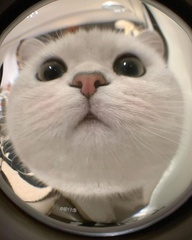
#> input picture Praktikum 03 dan 04/img/kucing.jpg, 192 x 240 px, shrunk from 1440 x 1800 before the run, found by its file name
$ python praktikum-04.py
#> lines starting #> are read from the running program, lines starting #| are printed output that depends on the picture; after the words box and inside, x2 and y2 are one past the last pixel; in counts of white or black regions, pixels touching at a corner belong together
import cv2
import numpy as np
import matplotlib.pyplot as plt

# Membaca data Image
images = [
    "Praktikum 03 dan 04/img/kucing.jpg",
    "Praktikum 03 dan 04/img/gradient.png",
    "Praktikum 03 dan 04/img/Penguins.jpg",
    "Praktikum 03 dan 04/img/arizona.jpg",
    "Praktikum 03 dan 04/img/Tulips.jpg",
    "Praktikum 03 dan 04/img/Koala.jpg",
]

# Set up the subplot grid
rows = len(images)
cols = 4

# ==============================
# Kuantisasi Level 2
# ==============================
# Create a subplot for each image
fig, axes = plt.subplots(rows, 2, figsize=(15, 5 * rows))

# Loop through each image
for i, imgFilename in enumerate(images):
    # Membaca data Image
    img = cv2.imread(imgFilename)
#> img is the input picture: shape (240, 192, 3); mean B, G, R 125.3, 139, 151.6

    height, width = img.shape[0], img.shape[1]
#> height = 240; width = 192
    newImg = np.zeros((height, width, 3), np.uint8)

    # The quantification level is 2
    for x in range(height):
        for y in range(width):
            for k in range(3):  # Correspondence BGR Three channels
                if img[x, y][k] < 128:
                    gray = 0
                else:
                    gray = 129
                newImg[x, y][k] = np.uint8(gray)
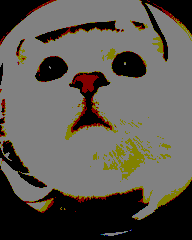
#> newImg: shape (240, 192, 3); mean of channels 0, 1, 2 82.4, 89.1, 92.8; drawn as B, G, R

    titles = [
        "Original Image",
        "Kuantisasi L2",
    ]

    quantizedImg = [img, newImg]

    for j in range(len(titles)):
        axes[i, j].imshow(cv2.cvtColor(quantizedImg[j], cv2.COLOR_BGR2RGB))
        axes[i, j].set_title(f"{titles[j]}")
        axes[i, j].axis("off")
#> pass 2 of the loop `for i, imgFilename in enumerate(images):`:
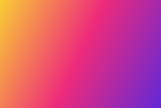
#> input picture Praktikum 03 dan 04/img/gradient.png, 161 x 108 px, shrunk from 1210 x 812 before the run, found by its file name
#> img is the input picture: shape (108, 161, 3); mean B, G, R 127.1, 73.9, 212.6
#> pass 3 of the loop `for i, imgFilename in enumerate(images):`:
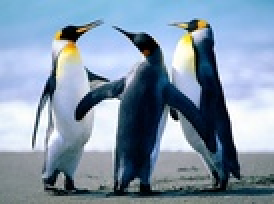
#> input picture Praktikum 03 dan 04/img/Penguins.jpg, 137 x 102 px, shrunk from 1024 x 768 before the run, found by its file name (shown 2 times larger)
#> img is the input picture: shape (102, 137, 3); mean B, G, R 168, 148.1, 128.2
#> the loop made 6 passes; the first 3 are shown

# Show the plot
plt.tight_layout()
plt.show()
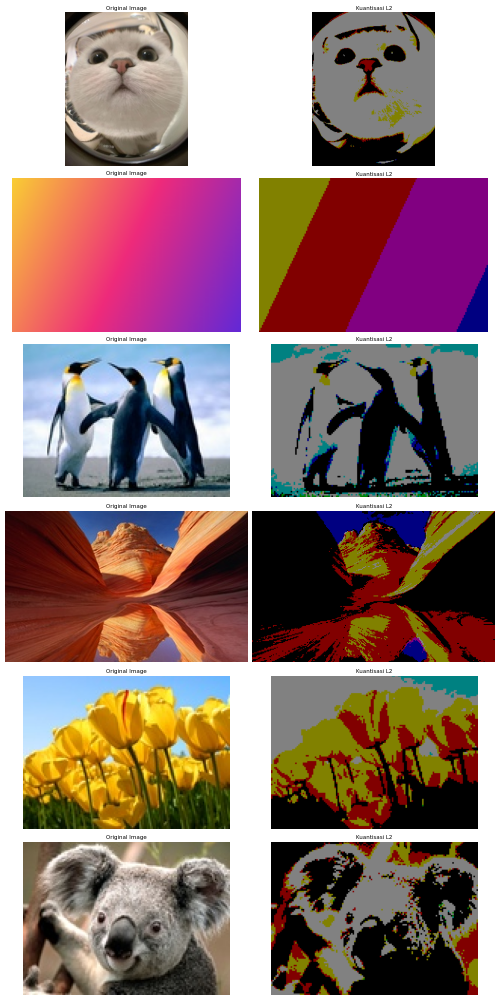
#> figure drawn by matplotlib, 12 panels

# ==============================
# Kuantisasi Citra Gray Level 1, 2, 3 dan 4
# ==============================
fig, axes = plt.subplots(rows, 6, figsize=(15, 5 * rows))

for i, imgFilename in enumerate(images):
    # Membaca data Image
    oriImg = cv2.imread(imgFilename)

    # Display the original image
    axes[i, 0].imshow(cv2.cvtColor(oriImg, cv2.COLOR_BGR2RGB))
    axes[i, 0].set_title("Original Image")
    axes[i, 0].axis("off")

    # Membaca data Image
    img = cv2.imread(imgFilename, 0)
#> img: shape (240, 192); min 0, max 255, mean 141.2

    imgGray = 128 * np.floor(img / 128)
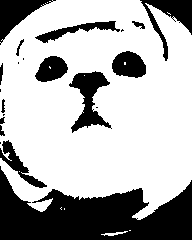
#> imgGray: shape (240, 192) float64; values 0 (black) and 128 (white), 69.5% white; 21 black regions (7 under 20 px), largest, box (x1, y1, x2, y2) and area: (0, 166, 192, 240) 8200, (69, 71, 112, 133) 1172, (140, 0, 192, 61) 1020
    gray1 = imgGray
    imgGray = 64 * np.floor(img / 64)
    gray2 = np.uint8(imgGray)
    imgGray = 32 * np.floor(img / 32)
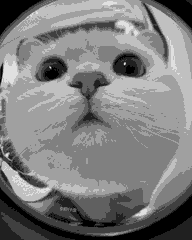
#> imgGray: shape (240, 192) float64; min 0, max 224, mean 125.5
    gray3 = np.uint8(imgGray)
    imgGray = 16 * np.floor(img / 16)
    gray4 = np.uint8(imgGray)

    # Show the image
    titles = [
        "Grayscale Image",
        "Kuantisasi Gray L1",
        "Kuantisasi Gray L2",
        "Kuantisasi Gray L3",
        "Kuantisasi Gray L4",
    ]

    quantizedImg = [img, gray1, gray2, gray3, gray4]

    for j in range(len(titles)):
        axes[i, j + 1].imshow(quantizedImg[j], cmap="gray", vmin=0, vmax=255)
        axes[i, j + 1].set_title(titles[j])
        axes[i, j + 1].axis("off")
#> pass 2 of the loop `for i, imgFilename in enumerate(images):`:
#> img: shape (108, 161)
#> `imgGray = 128 * np.floor(img / 128)`:
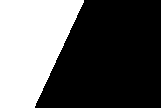
#> imgGray: shape (108, 161) float64; values 0 (black) and 128 (white), 37% white; 1 white region, box (x1, y1, x2, y2) and area: (0, 0, 84, 108) 6430
#> gray2: shape (108, 161)
#> gray3: shape (108, 161)
#> gray4: shape (108, 161)
#> pass 3 of the loop `for i, imgFilename in enumerate(images):`:
#> img: shape (102, 137)
#> `imgGray = 128 * np.floor(img / 128)`:
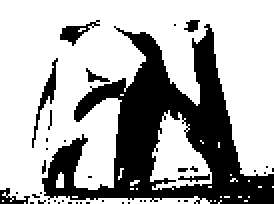
#> imgGray: shape (102, 137) float64 (shown 2 times larger); values 0 (black) and 128 (white), 67.9% white; 40 black regions (33 under 20 px), largest, box (x1, y1, x2, y2) and area: (21, 12, 137, 102) 4041, (16, 29, 29, 74) 118, (30, 10, 50, 23) 93
#> gray2: shape (102, 137)
#> gray3: shape (102, 137)
#> gray4: shape (102, 137)
#> the loop made 6 passes; the first 3 are shown

# Show the plot
plt.tight_layout()
plt.show()
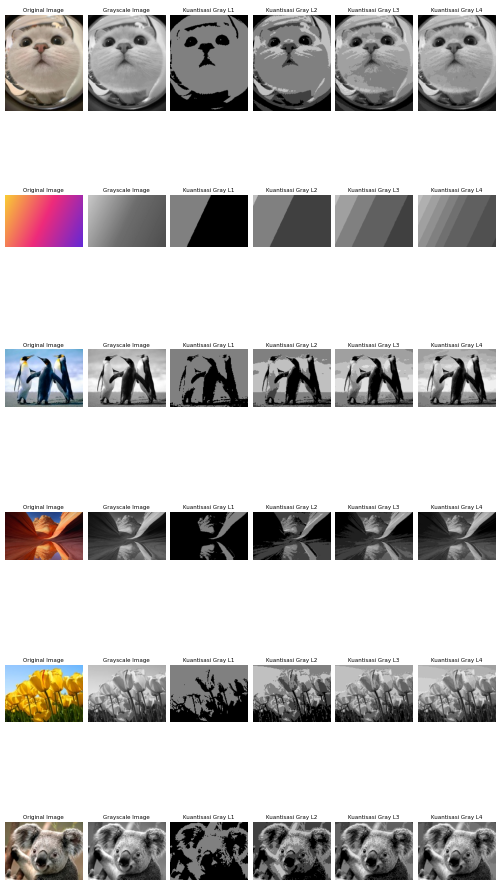
#> figure drawn by matplotlib, 36 panels

# ==============================
# Level 2, 4, dan 8
# ==============================
fig, axes = plt.subplots(rows, cols, figsize=(15, 5 * rows))

for i, imgFilename in enumerate(images):
    # Membaca data Image
    img = cv2.imread(imgFilename)

    # Get the height and width of the image
    height, width = img.shape[0], img.shape[1]
#> height = 240; width = 192

    # Build an image , Content is zero filled
    new_img1 = np.zeros((height, width, 3), np.uint8)
    new_img2 = np.zeros((height, width, 3), np.uint8)
    new_img3 = np.zeros((height, width, 3), np.uint8)

    # Image quantization operation, The quantification level is 2
    for x in range(height):
        for y in range(width):
            for z in range(3):  # Correspondence BGR Three channels
                if img[x, y][z] < 128:
                    gray = 0
                else:
                    gray = 129
                new_img1[x, y][z] = np.uint8(gray)

    # Image quantization operation , The quantification level is 4
    for x in range(height):
        for y in range(width):
            for z in range(3):  # Correspondence BGR Three channels
                if img[x, y][z] < 64:
                    gray = 0
                elif img[x, y][z] < 128:
                    gray = 64
                elif img[x, y][z] < 192:
                    gray = 128
                else:
                    gray = 192
                new_img2[x, y][z] = np.uint8(gray)
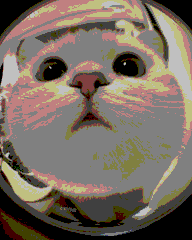
#> new_img2: shape (240, 192, 3); mean of channels 0, 1, 2 96.9, 108.3, 120.4; drawn as B, G, R

    # Image quantization operation , The quantification level is 8
    for x in range(height):
        for y in range(width):
            for z in range(3):  # Correspondence BGR Three channels
                if img[x, y][z] < 32:
                    gray = 0
                elif img[x, y][z] < 64:
                    gray = 32
                elif img[x, y][z] < 96:
                    gray = 64
                elif img[x, y][z] < 128:
                    gray = 96
                elif img[x, y][z] < 160:
                    gray = 128
                elif img[x, y][z] < 192:
                    gray = 160
                elif img[x, y][z] < 224:
                    gray = 192
                else:
                    gray = 224
                new_img3[x, y][z] = np.uint8(gray)
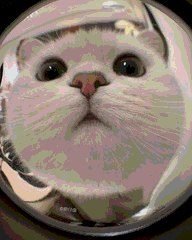
#> new_img3: shape (240, 192, 3); mean of channels 0, 1, 2 110.8, 123.1, 136.6; drawn as B, G, R

    # Used to display Chinese tags normally
    # plt.rcParams['font.sans-serif'] = ['SimHei']
    img1 = cv2.cvtColor(img, cv2.COLOR_BGR2RGB)
    img2 = cv2.cvtColor(new_img1, cv2.COLOR_BGR2RGB)
    img3 = cv2.cvtColor(new_img2, cv2.COLOR_BGR2RGB)
    img4 = cv2.cvtColor(new_img3, cv2.COLOR_BGR2RGB)

    # Show the image
    titles = [
        "Original image ",
        "Kuantisasi L2",
        "Kuantisasi L4",
        "Kuantisasi L8",
    ]

    quantizedImg = [img1, img2, img3, img4]

    for j in range(len(titles)):
        axes[i, j].imshow(quantizedImg[j])
        axes[i, j].set_title(titles[j])
        axes[i, j].axis("off")
#> pass 2 of the loop `for i, imgFilename in enumerate(images):`:
#> after the loop `for x in range(height):`:
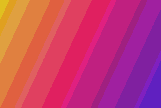
#> new_img3: shape (108, 161, 3); mean of channels 0, 1, 2 111.6, 61.4, 195.9; drawn as B, G, R
#> img1: shape (108, 161, 3)
#> img2: shape (108, 161, 3)
#> img3: shape (108, 161, 3)
#> img4: shape (108, 161, 3)
#> pass 3 of the loop `for i, imgFilename in enumerate(images):`:
#> after the loop `for x in range(height):`:
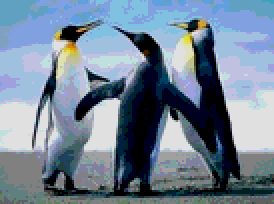
#> new_img3: shape (102, 137, 3) (shown 2 times larger); mean of channels 0, 1, 2 151, 132.4, 115; drawn as B, G, R
#> img1: shape (102, 137, 3)
#> img2: shape (102, 137, 3)
#> the loop made 6 passes; the first 3 are shown

# Show the plot
plt.tight_layout()
plt.show()

# ==============================
# Nomor 3
# ==============================
# Create a subplot for each image
fig, axes = plt.subplots(rows, cols, figsize=(15, 5 * rows))

# Loop through each image
for i, imgFilename in enumerate(images):
    # Membaca data Image
    img = cv2.imread(imgFilename)

    # Display the original image
    axes[i, 0].imshow(cv2.cvtColor(img, cv2.COLOR_BGR2RGB))
    axes[i, 0].set_title("Original Image")
    axes[i, 0].axis("off")

    img = cv2.imread(imgFilename, 0)

    titles = ["Threshold", "Threshold", "Threshold Mean"]

    # Threshold values
    thresholdValues = [100, 200, np.mean(img)]

    for j, threshold in enumerate(thresholdValues):
        # Apply thresholding
        ret, thresh = cv2.threshold(img, threshold, 255, cv2.THRESH_BINARY)

        # Display the images
        axes[i, j + 1].imshow(thresh, cmap="gray")
        axes[i, j + 1].set_title(f"{titles[j]}: {round(threshold, 3)}")
        axes[i, j + 1].axis("off")
#> pass 2 of the loop `for i, imgFilename in enumerate(images):`:
#> pass 3 of the loop `for i, imgFilename in enumerate(images):`:
#> the loop made 6 passes; the first 3 are shown

# ==============================
# Nomor 4
# ==============================
# Create a subplot for each image
fig, axes = plt.subplots(rows, 9, figsize=(15, 5 * rows))

# Loop through each image
for i, imgFilename in enumerate(images):
    # Membaca data Image
    img = cv2.imread(imgFilename)

    # Display the original image
    axes[i, 0].imshow(cv2.cvtColor(img, cv2.COLOR_BGR2RGB))
    axes[i, 0].set_title("Original Image")
    axes[i, 0].axis("off")

    # Quantization levels
    quantizationLevels = [1, 2, 3, 4, 5, 6, 7, 8]

    for j, level in enumerate(quantizationLevels):
        # Calculate the step size for the current quantization level
        step = 255 / (level if level > 0 else 1)

        # Apply quantization
        quantizedImg = ((img / step).astype(np.uint8) * step).astype(np.uint8)

        # Display the quantized image
        axes[i, j + 1].imshow(cv2.cvtColor(quantizedImg, cv2.COLOR_BGR2RGB))
        axes[i, j + 1].set_title(f"Q{level}")
        axes[i, j + 1].axis("off")
#> pass 2 of the loop `for i, imgFilename in enumerate(images):`:
#> pass 3 of the loop `for i, imgFilename in enumerate(images):`:
#> the loop made 6 passes; the first 3 are shown

# Show the plot
plt.tight_layout()
plt.show()

# Wait for the display
cv2.waitKey(0)
cv2.destroyAllWindows()
